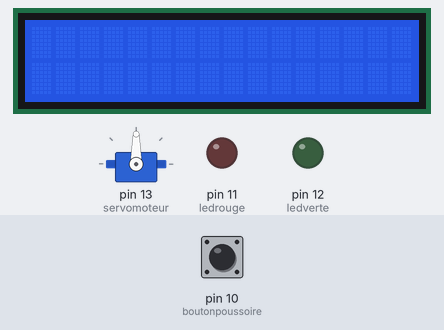
A sketch run on a simulated Arduino Uno, built with avr-gcc and run on an emulated ATmega328P. On the bench: 16×2 character LCD, servo, output pins drawn as LEDs (lit = HIGH). Inputs (shaded band) come from the test bench; at power-on: pin 10 (boutonpoussoire) HIGH.

Above: at 1.3 s.
1.4 s: pin 10 (boutonpoussoire) pulled LOW for 0.15 s
At 1.7 s:
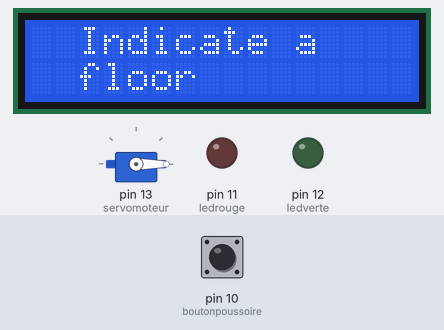
At 12.8 s:
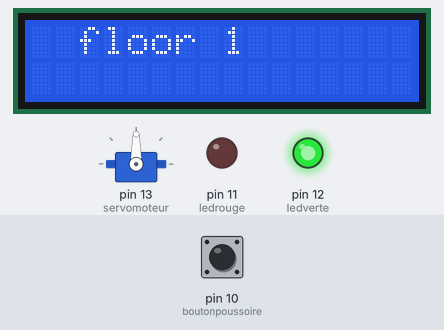
Timing chart, 0 to 23.9 s (numbered marks = the images above; inputs shaded):
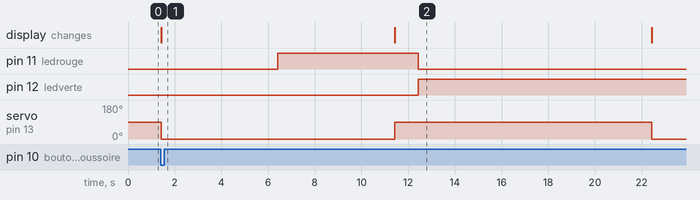

Measured:
- after the input at 1.4 s, pin 11 (ledrouge): LOW → HIGH after 5.0 s, → LOW 6.0 s later; pin 12 (ledverte): LOW → HIGH after 11.0 s; servo on pin 13 (servomoteur): 90° → 0° at once, → 90° 10.0 s later, → 0° 11.0 s later; the display: changes at once (image 1)

The sketch:

Elevator_with_door_and_keypad.ino
```cpp
// C++ code
//

#include <Servo.h>
#include <LiquidCrystal_I2C.h>

  int boutonpoussoire = 10;
  int ledrouge = 11;
  int ledverte = 12;
  int servomoteur = 13;

  Servo monServo;
  LiquidCrystal_I2C lcd(0x20,16,2); //Allows the use of the lcd variable.

bool boutonpoussoirepoussee = false; //Allows checking the state of the button, whether it is pressed or not, in order to avoid loops.
void setup()
{
  pinMode(boutonpoussoire, INPUT_PULLUP);
  pinMode(ledrouge, OUTPUT);
  pinMode(ledverte, OUTPUT);
  lcd.begin(2, 0);
  lcd.init();
  lcd.clear();
  lcd.backlight();

  monServo.attach(servomoteur); //Initialization of the servo motor.
  monServo.write(0); //Base position of the servo motor.
}

void loop()

{
  monServo.write(90);
  if(digitalRead(boutonpoussoire) == LOW && !boutonpoussoirepoussee){
   boutonpoussoirepoussee = true;
    lcd.setCursor (2, 0);
    lcd.print("Indicate a ");
    lcd.setCursor (2, 1);
    lcd.print("floor");
    monServo.write(0);
    delay(5000);
    digitalWrite(ledrouge, HIGH);
    delay(5000);
    monServo.write(90);
    lcd.clear();
    lcd.setCursor (2, 0);
    lcd.print("floor 1");
    delay(1000);
    digitalWrite(ledrouge, LOW);
    digitalWrite(ledverte, HIGH);
    delay(10000);
    monServo.write(0);
    lcd.clear();
    lcd.setCursor(2, 0);
    lcd.print("floor 2");
    delay(10000);
    lcd.clear();
    lcd.setCursor (2, 0);
    lcd.print("Indicate a ");
    lcd.setCursor (2, 1);
    lcd.print("floor");
    digitalWrite(ledrouge, HIGH);
    digitalWrite(ledverte, LOW);
    monServo.write(90);


  }

    if (digitalRead(boutonpoussoire) == HIGH) {
      boutonpoussoirepoussee = false;
  }

}
```
